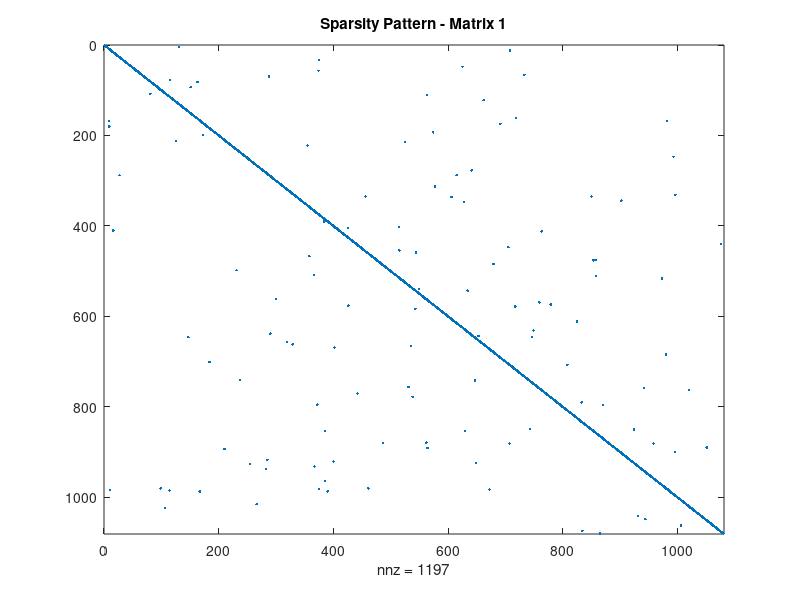
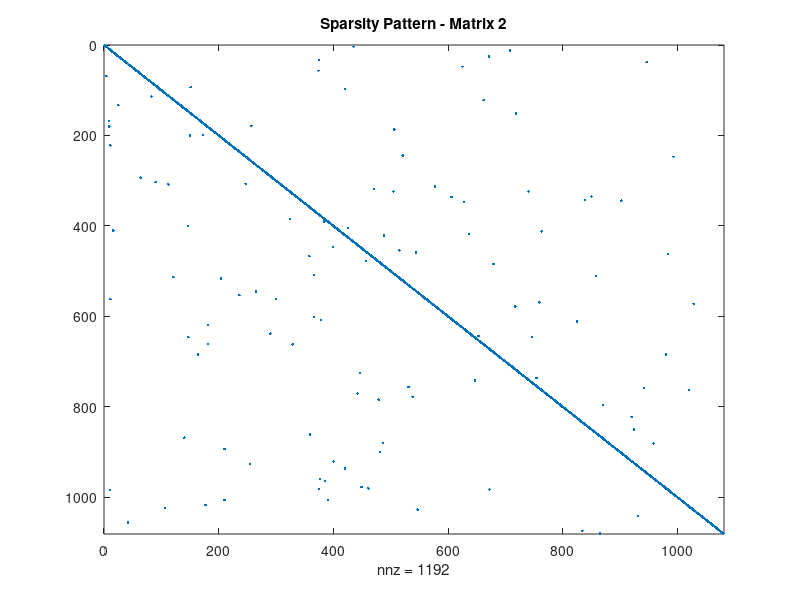
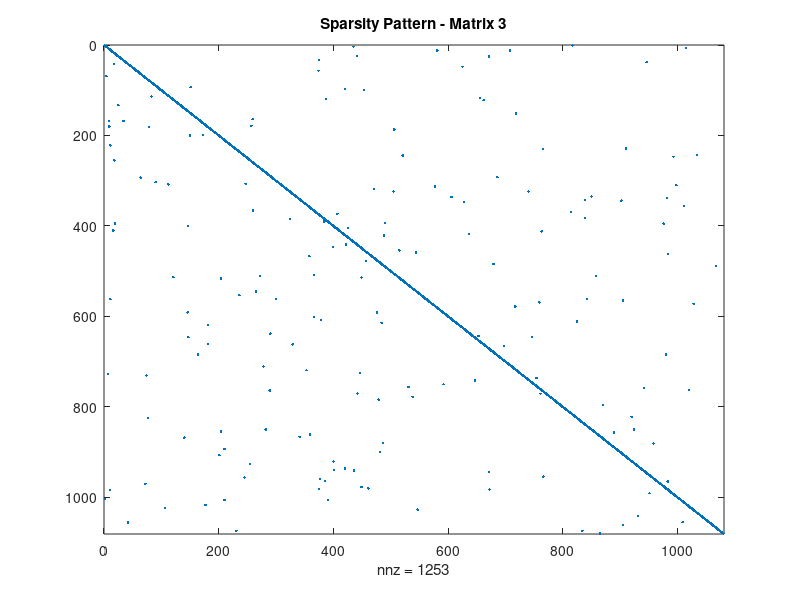
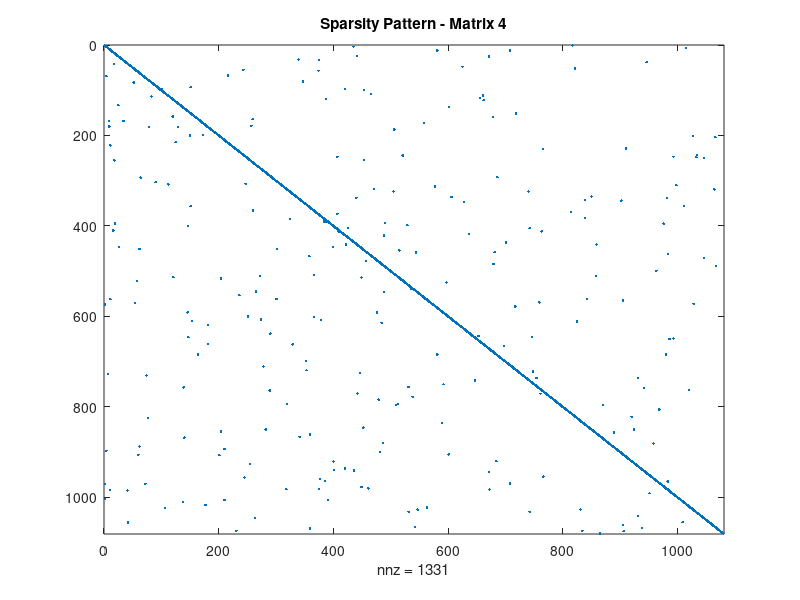

Write MATLAB code to recreate these figures, in order.
% Define the size of the matrix
matrix_size = 1080;

% Number of matrices in the sequence
num_matrices = 11;

% Generate sequence of matrices 
subset_matrices = cell(1, num_matrices);

sparsity_level = 0.0001;

% Generate the first matrix with random sparsity
matrices{1} = sprandn(matrix_size, matrix_size, sparsity_level);

% Ensure non-zero diagonal elements
matrices{1}(1:matrix_size+1:end) = rand(matrix_size, 1) + 0.1;

% Generate subsequent matrices with increasing sparsity
for i = 2:num_matrices
    % Sparsity increases gradually
    sparsity_level = sparsity_level + 0.00001;
    
    % Ensure subset order by copying the previous matrix and increasing sparsity
    matrices{i} = matrices{i-1};
    
    % Introduce additional random sparsity
    additional_sparsity = sprandn(matrix_size, matrix_size, sparsity_level);
    
    % Add the additional sparsity to the current matrix
    matrices{i} = max(matrices{i}, additional_sparsity);
    
    % Ensure non-zero diagonal elements
    matrices{i}(1:matrix_size+1:end) = rand(matrix_size, 1) + 0.1;
end

% Create a folder to save sparsity patterns
sparsity_folder = 'subset_sparsity_patterns';
if ~exist(sparsity_folder, 'dir')
    mkdir(sparsity_folder);
end

% Display the sparsity pattern of each matrix and save the image
for i = 1:num_matrices
    % Display sparsity pattern using spy function
    figure;
    spy(matrices{i});
    title(sprintf('Sparsity Pattern - Matrix %d', i));
    
    % Save the image in the folder
    sparsity_img_filename = fullfile(sparsity_folder, sprintf('subset_sparsity_pattern_%d.png', i));
    saveas(gcf, sparsity_img_filename);
    close(gcf); % Close the figure to prevent accumulation
end

% Save the sequence of matrices and corresponding right-hand sides in a .mat file
sequence_filename = 'subset_matrix_sequence.mat';
save(sequence_filename, 'matrices');